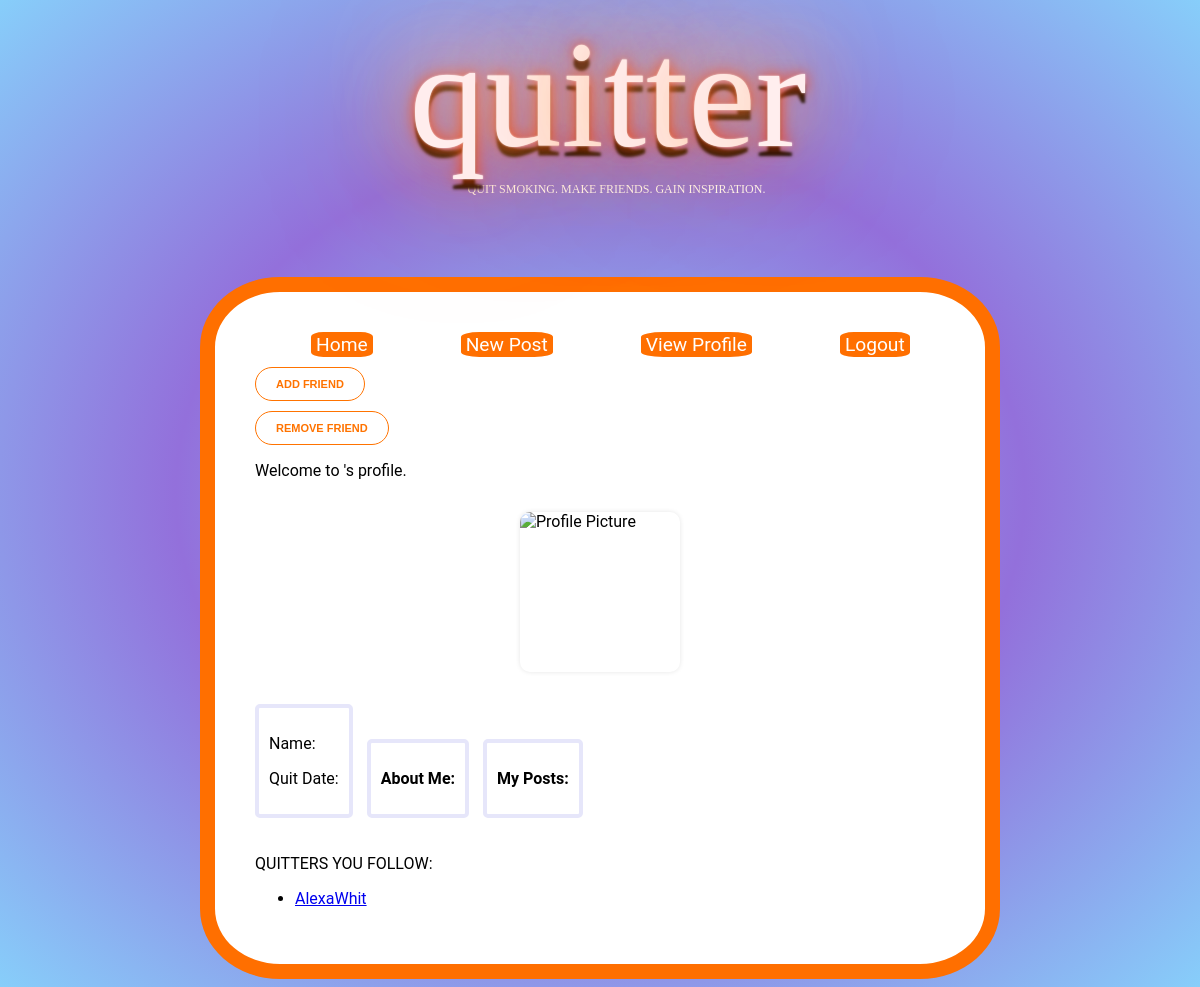
/profile/1 (signed in), run on an earlier commit of the app's database.
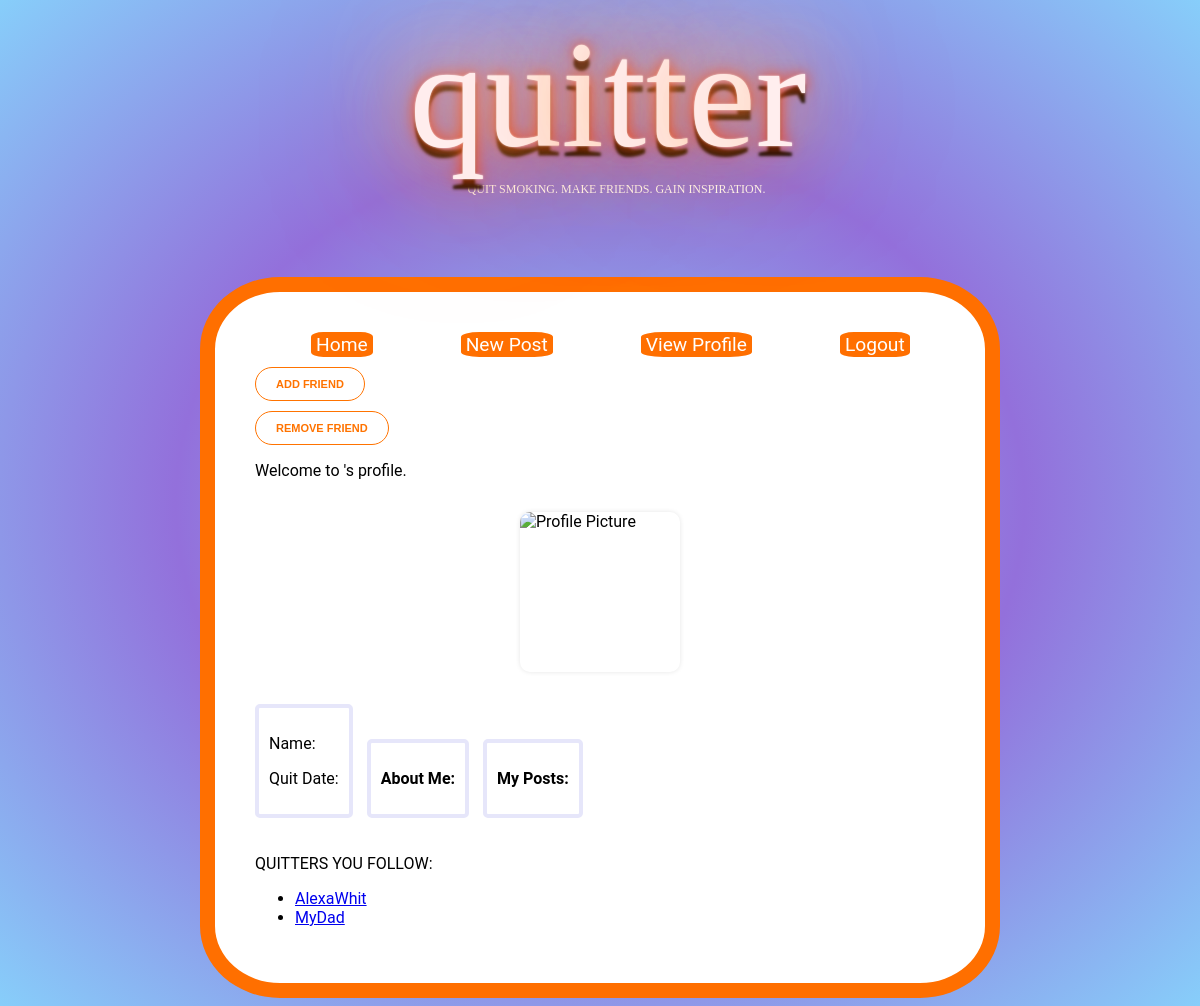
And on a later commit of the database.
### quitter_app/models.py (models this page shows, shortened)
class User(UserMixin, db.Model):
    id = db.Column(db.Integer, primary_key=True)
    username = db.Column(db.String(80), nullable=False, unique=True)
    password = db.Column(db.String(200), nullable=False)
    first_name = db.Column(db.String(200))
    last_name = db.Column(db.String(200))
    email = db.Column(db.String(200))
    birth_date = db.Column(db.Date)
    quit_date = db.Column(db.Date)
    avg_cigs = db.Column(db.Integer)
    about_me = db.Column(db.String(8000))
    profile_pic = db.Column(URLType)
    posts = db.relationship('Post', back_populates='created_by')
    reactions = db.relationship('Reaction', back_populates='created_by')
    friend_list = db.relationship(
        'User', secondary='user_friend',
        primaryjoin=id==friend_list_table.c.user_id,
        secondaryjoin=id==friend_list_table.c.friend_id,
        backref='friends'
    )

### quitter_app/main/routes.py (the view)
@main.route('/profile/<username>')
@login_required
def user_profile(username):
    user = User.query.filter_by(username=username).first()
    posts = Post.query.filter_by(created_by=user).all()
    return render_template('profile.html', user=user, posts=posts, datetime=datetime, random=random)

### quitter_app/extensions.py (called while the page is built)
@login_manager.user_loader
def load_user(user_id):
    return User.query.get(user_id)

### quitter_app/templates/profile.html (shortened to what this page needs)
{% extends 'base.html' %}
{% block content %}
<link rel="stylesheet" href="/static/style.css?v=1.0.0">
<nav>
    <div class="navbar">
        {% if current_user.is_authenticated %}
            <a href="/">Home</a>
            <a href="/new_post">New Post</a>
        <br>
            <a href="/profile/{{current_user.username}}">View Profile</a>
        <br>
            <a href="/logout">Logout</a>
        {% else %}
            <a href="/signup">Sign Up</a>
            <a href="/login">Log In</a>
        {% endif %}
    </div>
</nav>
{% if current_user.is_authenticated %}
<form action="{{ url_for('main.add_friend', username=user.username) }}" method="POST">
    <input class="friend-btn" type="submit" value="Add Friend">
</form>
<form action="{{ url_for('main.remove_friend', username=user.username) }}" method="POST">
    <input class="friend-btn" type="submit" value="Remove Friend">
</form>
{% endif %}
<p>
Welcome to {{ user.username }}'s profile.
</p>
<p>
    <img class="Profile-Picture" src="{{ user.profile_pic }}" alt="Profile Picture">
</p>
<div class="stats">
<p>Name: <strong>{{ user.first_name }} {{ user.last_name }}</strong></p>
<p>Quit Date: <strong>{{ user.quit_date }}</strong></p>
</div>
<div class="stats">
<p><strong>About Me: </strong>{{ user.about_me }}</p>
</div>
<div class="stats">
<p><strong>My Posts: </strong></p>
</div>
<p>
    QUITTERS YOU FOLLOW:
    <ul>
        {% for friend in current_user.friend_list %}
        <li><a href="/profile/{{ friend.username }}">{{ friend.username }}</a></li>
        {% endfor %}
    </ul>
</p>
{% endblock %}

What changed in the data, as far as the page shows it:
now on this page (row edited): User: username "MyDad"
